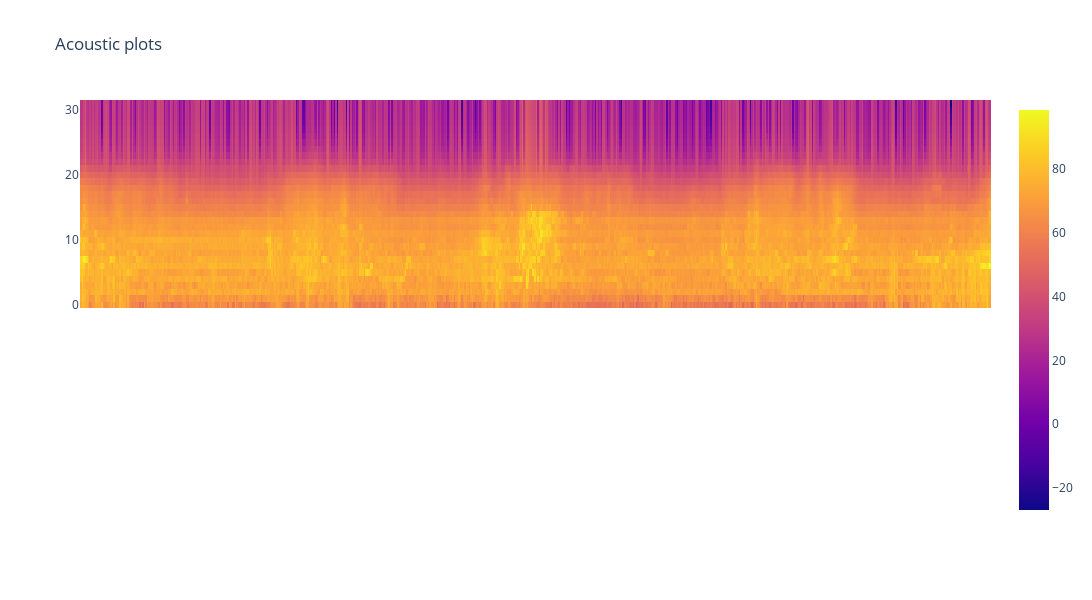

The cell this chart's notebook holds for it:
### Code cell
from plotly.subplots import make_subplots
import plotly.graph_objects as go
import numpy as np
 
a = sig.amplitude
fig = make_subplots(rows=2, cols=1,
                    shared_xaxes=True,
                    vertical_spacing=0.01)

if len(a.shape) > 1:
    fig.add_trace(go.Heatmap(
                    z=a))
else:
    fig.add_trace(go.Scatter(x=np.arange(a.shape[0]), y=a,mode='lines',))

fig.update_layout(height=600, width=1600,
                  title_text="Acoustic plots")
fig.show()

### Figure 1 — Plotly figure (JSON) as saved in the notebook; plotly's stock layout.template omitted (floating-point values rounded to 4 significant figures; data arrays with more than 128 entries replaced by an {"elided": "..."} marker saying what was removed)
{"data": [{"type": "heatmap", "z": {"elided": "32x600 float values"}}], "layout": {"height": 600, "title": {"text": "Acoustic plots"}, "width": 1600, "xaxis": {"anchor": "y", "domain": [0, 1], "matches": "x2", "showticklabels": false}, "xaxis2": {"anchor": "y2", "domain": [0, 1]}, "yaxis": {"anchor": "x", "domain": [0.505, 1]}, "yaxis2": {"anchor": "x2", "domain": [0, 0.495]}}}
